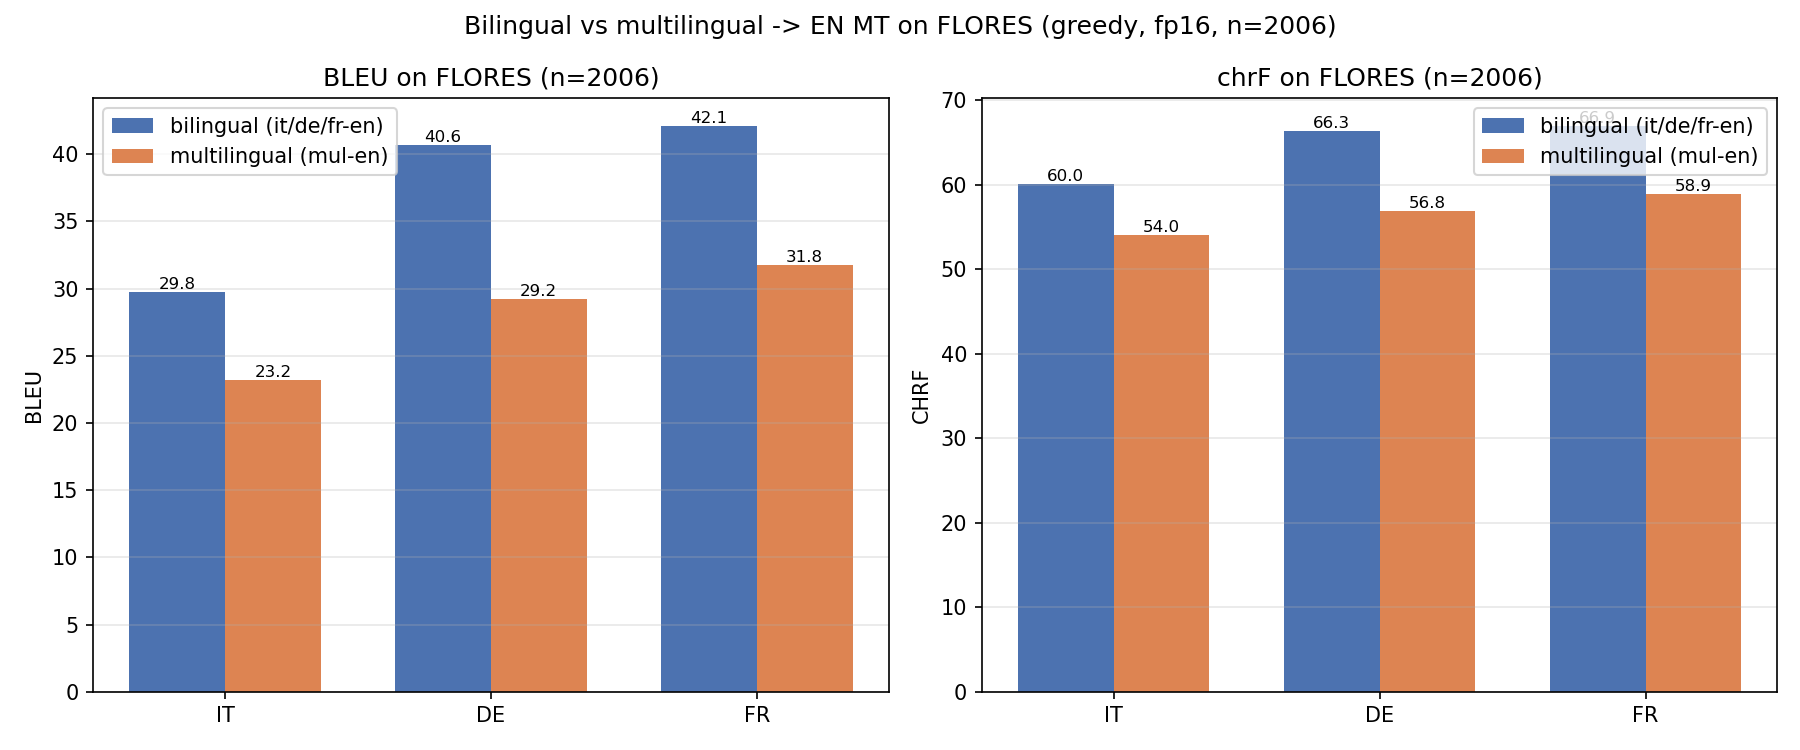

The Python source for this figure:
"""
mt_compare.py
=============
Compare three BILINGUAL Italian/German/French -> English MT models against a
SINGLE MULTILINGUAL many -> English model, on FLORES (parallel, so gold English
is available).

Models
------
Bilingual   : Helsinki-NLP/opus-mt-it-en, opus-mt-de-en, opus-mt-fr-en
Multilingual: Helsinki-NLP/opus-mt-mul-en   (one many->en model handling it/de/fr)

Data
----
flores200_en_it_de_fr.csv  (columns: split,id,en,it,de,fr,...; 2006 rows)
The `en` column is the gold reference.  We translate the it/de/fr columns -> en
with BOTH families (each language gets a bilingual AND a multilingual result).

Pipeline
--------
transformers seq2seq MarianMT, fp16, greedy (num_beams=1), batch 64,
max_length=512, GPU, torch threads=2.  Outputs are cached in %TEMP%\opencode.

Metrics
-------
sacrebleu corpus BLEU and chrF (detokenized default settings), per language and
per family, plus the 3-language macro-average and the bilingual->multilingual
delta.

Outputs (create-only): mt_compare.json, mt_compare.md, mt_compare.png
"""

import os
import sys
import json
import time
import hashlib
import tempfile

import numpy as np
import pandas as pd

# ---- fixed runtime settings -------------------------------------------------
os.environ.setdefault("TOKENIZERS_PARALLELISM", "false")
os.environ.setdefault("HF_HUB_DISABLE_TELEMETRY", "1")

import torch
from transformers import AutoTokenizer, AutoModelForSeq2SeqLM

torch.set_num_threads(2)

# ---- configuration ----------------------------------------------------------
DATA_CSV   = "flores200_en_it_de_fr.csv"
N_ROWS     = None          # None => use ALL 2006 rows (state in report)
BATCH_SIZE = 64
MAX_LENGTH = 512
NUM_BEAMS  = 1             # greedy
USE_FP16   = True

LANGS = ["it", "de", "fr"]

BILINGUAL = {
    "it": "Helsinki-NLP/opus-mt-it-en",
    "de": "Helsinki-NLP/opus-mt-de-en",
    "fr": "Helsinki-NLP/opus-mt-fr-en",
}
MULTILINGUAL = {
    "it": "Helsinki-NLP/opus-mt-mul-en",
    "de": "Helsinki-NLP/opus-mt-mul-en",
    "fr": "Helsinki-NLP/opus-mt-mul-en",
}
FAMILIES = {"bilingual": BILINGUAL, "multilingual": MULTILINGUAL}

CACHE_DIR = os.path.join(tempfile.gettempdir(), "opencode")
os.makedirs(CACHE_DIR, exist_ok=True)

DEVICE = "cuda" if torch.cuda.is_available() else "cpu"


def _key(model_name, texts):
    h = hashlib.md5("\n".join(texts).encode("utf-8")).hexdigest()[:12]
    safe = model_name.replace("/", "__")
    return os.path.join(CACHE_DIR, f"mtcache_{safe}_{len(texts)}_{h}.json")


def translate(model_name, texts):
    """Translate `texts` with `model_name`; cache the outputs on disk."""
    cpath = _key(model_name, texts)
    if os.path.exists(cpath):
        with open(cpath, "r", encoding="utf-8") as f:
            out = json.load(f)
        print(f"    [cache] {model_name}  ({len(out)} lines)")
        return out

    print(f"    [load ] {model_name} ...", flush=True)
    tok = AutoTokenizer.from_pretrained(model_name)
    model = AutoModelForSeq2SeqLM.from_pretrained(model_name)
    if USE_FP16 and DEVICE == "cuda":
        model = model.half()
    model = model.to(DEVICE).eval()

    preds = []
    t0 = time.time()
    n = len(texts)
    with torch.no_grad():
        for i in range(0, n, BATCH_SIZE):
            batch = texts[i:i + BATCH_SIZE]
            enc = tok(batch, return_tensors="pt", padding=True,
                      truncation=True, max_length=MAX_LENGTH).to(DEVICE)
            gen = model.generate(**enc, num_beams=NUM_BEAMS,
                                 max_length=MAX_LENGTH, do_sample=False)
            preds.extend(tok.batch_decode(gen, skip_special_tokens=True))
            done = min(i + BATCH_SIZE, n)
            if (i // BATCH_SIZE) % 8 == 0 or done == n:
                print(f"      {done}/{n}  ({time.time()-t0:.1f}s)", flush=True)

    # free GPU memory before the next model
    del model
    if DEVICE == "cuda":
        torch.cuda.empty_cache()

    with open(cpath, "w", encoding="utf-8") as f:
        json.dump(preds, f, ensure_ascii=False)
    print(f"    [save ] {cpath}")
    return preds


def main():
    import sacrebleu  # imported late so install errors are obvious

    print(f"device={DEVICE}  fp16={USE_FP16}  threads={torch.get_num_threads()}")
    df = pd.read_csv(DATA_CSV)
    if N_ROWS:
        df = df.iloc[:N_ROWS].reset_index(drop=True)
    n_rows = len(df)
    refs = df["en"].astype(str).tolist()
    print(f"loaded {DATA_CSV}: {n_rows} rows (subset={bool(N_ROWS)})")

    # ---- translate ----------------------------------------------------------
    preds = {}  # preds[family][lang] = list[str]
    for family, models in FAMILIES.items():
        preds[family] = {}
        for lang in LANGS:
            model_name = models[lang]
            print(f"  {family:12s} {lang}  <- {model_name}")
            src = df[lang].astype(str).tolist()
            preds[family][lang] = translate(model_name, src)

    # ---- metrics ------------------------------------------------------------
    def corpus_scores(hyps):
        bleu = sacrebleu.corpus_bleu(hyps, [refs]).score
        chrf = sacrebleu.corpus_chrf(hyps, [refs]).score
        return bleu, chrf

    results = {f: {} for f in FAMILIES}
    for family in FAMILIES:
        for lang in LANGS:
            bleu, chrf = corpus_scores(preds[family][lang])
            results[family][lang] = {"bleu": round(bleu, 4),
                                     "chrf": round(chrf, 4)}
            print(f"  {family:12s} {lang}: BLEU={bleu:6.2f}  chrF={chrf:6.2f}")

    # ---- macro-average + delta ---------------------------------------------
    summary = {}
    for family in FAMILIES:
        b = np.mean([results[family][l]["bleu"] for l in LANGS])
        c = np.mean([results[family][l]["chrf"] for l in LANGS])
        summary[family] = {"bleu": round(float(b), 4), "chrf": round(float(c), 4)}

    delta = {
        "bleu": round(summary["multilingual"]["bleu"] - summary["bilingual"]["bleu"], 4),
        "chrf": round(summary["multilingual"]["chrf"] - summary["bilingual"]["chrf"], 4),
    }

    out = {
        "data": DATA_CSV,
        "n_rows": n_rows,
        "subset": bool(N_ROWS),
        "device": DEVICE,
        "fp16": USE_FP16,
        "num_beams": NUM_BEAMS,
        "batch_size": BATCH_SIZE,
        "max_length": MAX_LENGTH,
        "models": {
            "bilingual": BILINGUAL,
            "multilingual": MULTILINGUAL,
        },
        "per_language": results,      # results[family][lang] -> {bleu, chrf}
        "macro": summary,             # summary[family] -> {bleu, chrf}
        "delta_multilingual_minus_bilingual": delta,
        "delta_definition": "multilingual - bilingual (positive => multilingual better)",
    }
    with open("mt_compare.json", "w", encoding="utf-8") as f:
        json.dump(out, f, indent=2, ensure_ascii=False)
    print("wrote mt_compare.json")

    # ---- plot ---------------------------------------------------------------
    import matplotlib
    matplotlib.use("Agg")
    import matplotlib.pyplot as plt

    x = np.arange(len(LANGS))
    w = 0.36
    fig, axes = plt.subplots(1, 2, figsize=(12, 5))
    for ax, metric, title in [(axes[0], "bleu", "BLEU"), (axes[1], "chrf", "chrF")]:
        bil = [results["bilingual"][l][metric] for l in LANGS]
        mul = [results["multilingual"][l][metric] for l in LANGS]
        b1 = ax.bar(x - w / 2, bil, w, label="bilingual (it/de/fr-en)", color="#4c72b0")
        b2 = ax.bar(x + w / 2, mul, w, label="multilingual (mul-en)", color="#dd8452")
        ax.set_xticks(x)
        ax.set_xticklabels([l.upper() for l in LANGS])
        ax.set_ylabel(metric.upper())
        ax.set_title(f"{title} on FLORES (n={n_rows})")
        ax.grid(axis="y", alpha=0.3)
        ax.legend()
        for bars in (b1, b2):
            for r in bars:
                ax.annotate(f"{r.get_height():.1f}",
                            (r.get_x() + r.get_width() / 2, r.get_height()),
                            ha="center", va="bottom", fontsize=8)
    fig.suptitle("Bilingual vs multilingual -> EN MT on FLORES "
                 f"(greedy, fp16, n={n_rows})")
    fig.tight_layout()
    fig.savefig("mt_compare.png", dpi=150)
    print("wrote mt_compare.png")

    # ---- markdown report ----------------------------------------------------
    def row(family, lang):
        r = results[family][lang]
        return f"| {lang} | {r['bleu']:.2f} | {r['chrf']:.2f} |"

    verdict_dir = "matches / exceeds" if delta["bleu"] >= -0.5 else "falls short of"
    lines = []
    lines.append("# Bilingual vs multilingual -> EN MT on FLORES\n")
    lines.append(f"- Data: `{DATA_CSV}` — **{n_rows} rows** "
                 f"({'full set' if not N_ROWS else 'subset'}), gold reference = the **en** column.")
    lines.append(f"- Pipeline: MarianMT seq2seq, fp16={USE_FP16}, greedy "
                 f"(`num_beams={NUM_BEAMS}`), batch={BATCH_SIZE}, max_length={MAX_LENGTH}, "
                 f"device={DEVICE}, torch threads=2.")
    lines.append("- Bilingual: `opus-mt-it-en`, `opus-mt-de-en`, `opus-mt-fr-en`; "
                 "Multilingual: `opus-mt-mul-en` (single many→en model for it/de/fr).")
    lines.append("- Metrics: sacrebleu corpus **BLEU** and **chrF**, detokenized default settings.\n")

    lines.append("## Results (BLEU / chrF)\n")
    lines.append("| Language | Bilingual BLEU | Bilingual chrF | Multilingual BLEU | Multilingual chrF |")
    lines.append("|---|---|---|---|---|")
    for lang in LANGS:
        b = results["bilingual"][lang]
        m = results["multilingual"][lang]
        lines.append(f"| {lang} | {b['bleu']:.2f} | {b['chrf']:.2f} "
                     f"| {m['bleu']:.2f} | {m['chrf']:.2f} |")
    lines.append(f"| **macro (it,de,fr)** | **{summary['bilingual']['bleu']:.2f}** "
                 f"| **{summary['bilingual']['chrf']:.2f}** "
                 f"| **{summary['multilingual']['bleu']:.2f}** "
                 f"| **{summary['multilingual']['chrf']:.2f}** |")
    lines.append("")
    lines.append(f"**Delta (multilingual − bilingual):** "
                 f"BLEU {delta['bleu']:+.2f}, chrF {delta['chrf']:+.2f} "
                 f"(positive = multilingual better).\n")

    lines.append("## Verdict\n")
    lines.append(f"> The single multilingual `opus-mt-mul-en` model **{verdict_dir}** the three "
                 f"bilingual models on FLORES: macro BLEU "
                 f"{summary['multilingual']['bleu']:.2f} vs {summary['bilingual']['bleu']:.2f} "
                 f"({delta['bleu']:+.2f}), macro chrF "
                 f"{summary['multilingual']['chrf']:.2f} vs {summary['bilingual']['chrf']:.2f} "
                 f"({delta['chrf']:+.2f}).")
    lines.append("")
    lines.append("![Bilingual vs multilingual MT](mt_compare.png)\n")

    with open("mt_compare.md", "w", encoding="utf-8") as f:
        f.write("\n".join(lines))
    print("wrote mt_compare.md")

    # echo a compact summary to stdout
    print("\n=== SUMMARY ===")
    print(json.dumps({"per_language": results, "macro": summary, "delta": delta}, indent=2))


if __name__ == "__main__":
    main()
